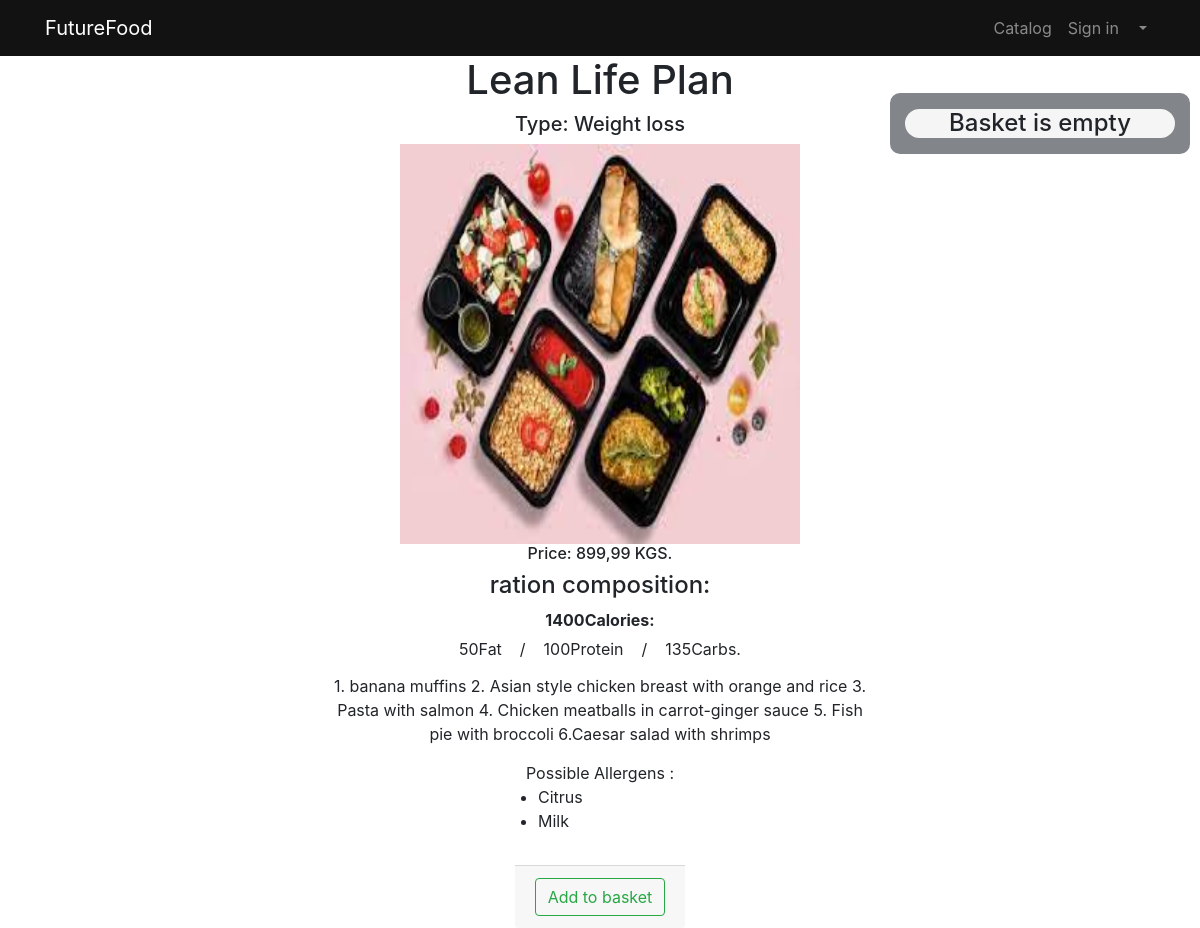
/catalog/product/7/ (signed in), run on the app's committed database.
### home/models.py (models this page shows, shortened)
class Product(models.Model):
    name = models.CharField(max_length=100, unique=True)
    description = models.TextField()
    price = models.DecimalField(max_digits=6, decimal_places=2)
    quantity = models.PositiveIntegerField(default=0)
    image = models.ImageField(upload_to='food_images')
    category = models.ForeignKey(ProductCategory, on_delete=models.CASCADE)
    allergens = models.ManyToManyField(PossibleAllergies,  blank=True)
    calories = models.PositiveIntegerField(default=0)
    proteins = models.PositiveIntegerField(default=0)
    fats = models.PositiveIntegerField(default=0)
    carbohydrates = models.PositiveIntegerField(default=0)

class ProductCategory(models.Model):
    name = models.CharField(max_length=100, unique=True)
    description = models.TextField(null=True, blank=True)
    def __str__(self):
        return self.name

class PossibleAllergies(models.Model):
    name = models.CharField(max_length=50, unique=True)

### home/views.py (the view)
# urls.py: path('product/<int:product_id>/', product_detail, name='product_detail'),
def product_detail(request, product_id):
    product = get_object_or_404(Product, id=product_id)
    if request.user.is_authenticated:
        if product.allergens.count() >= 1:
            allergy = True
            context = {
                'allergy': allergy,
                'product': product,
                'baskets': Basket.objects.filter(user=request.user),
            }
        else:
            context = {
                'product': product,
                'baskets': Basket.objects.filter(user=request.user),
            }
    else:
         context = {
            'product': product,
         }
    return render(request, 'catalog_page/product_detail.html', context)

### home/templates/catalog_page/product_detail.html
{%extends 'base.html' %}
{% load static%}
{% block css %}
    <link href="{%static 'vendor/css/products.css'%}" rel="stylesheet">
{% endblock %}
{% block content %}
<div style="display: flex;flex-direction: column;align-items: center;width: 100%;">
    <div class="col-lg-5" style="position: absolute;border-radius: 10px;  top:10%;right: 10px; width: 25%;background-color:#343a409c ">
         {% include 'baskets_page/baskets.html' %}
    </div>
    <h1>{{ product.name }}</h1>
    <h5>Type: {{ product.category }}</h5>
    <img style="width: 400px; height: 400px" src="{{ product.image.url }}">
    <h6>Price: {{ product.price }} KGS.</h6>
    <h4>ration composition:</h4>
    <div style="display: flex; justify-content: space-around; flex-wrap: nowrap">
        <p class="card-text" style="margin: 0;font-weight: bold;margin-bottom: 5px ">
            {{ product.calories }}Calories:
        </p>
    </div>
    <div style="margin-bottom: 15px;height: 22px;width: 25vw;display: flex; justify-content: space-around; flex-wrap: nowrap">
        <p class="card-text" style="margin: 0">
            {{ product.fats }}Fat
        </p>
        /
        <p class="card-text" style="margin: 0">
            {{ product.proteins }}Protein
        </p>
        /
        <p class="card-text" style="margin: 0">
            {{ product.carbohydrates }}Carbs.
        </p>
    </div>
    <p style="margin-bottom: 15px;text-align: center; width: 45%">{{ product.description }}</p>
    {% if allergy %}
        <p style="margin-bottom: 0px">Possible Allergens :
        <div style="display: flex">
            <ul style="display: flex;flex-wrap:wrap;width: 204px;flex-direction: column">
                {% for allergy in product.allergens.all %}
                    <li>{{ allergy.name }}</li>
                {% endfor %}
            </ul>
        </div>
        </p>
    {% else %}
        <p style="margin-bottom: 0px">Possible Allergens : None </p>
    {% endif %}
        <div class="card-footer text-center" >
            <a class="btn btn-outline-success" href="{% url 'catalog:basket_add' product.id %}">
               Add to basket
            </a>
        </div>
</div>
{% endblock %}

### data on the page
Product: name "Lean Life Plan", category "Weight loss", image (picture), price "899,99", calories "1400", fats "50", proteins "100", carbohydrates "135", description "1. banana muffins 2. Asian style chicken breast with orange and rice 3. Pasta with salmon 4. Chicken meatballs in carrot-ginger sauce 5. Fish pie with broccoli 6.Caesar salad with shrimps"
PossibleAllergies: name "Citrus"
PossibleAllergies: name "Milk"
